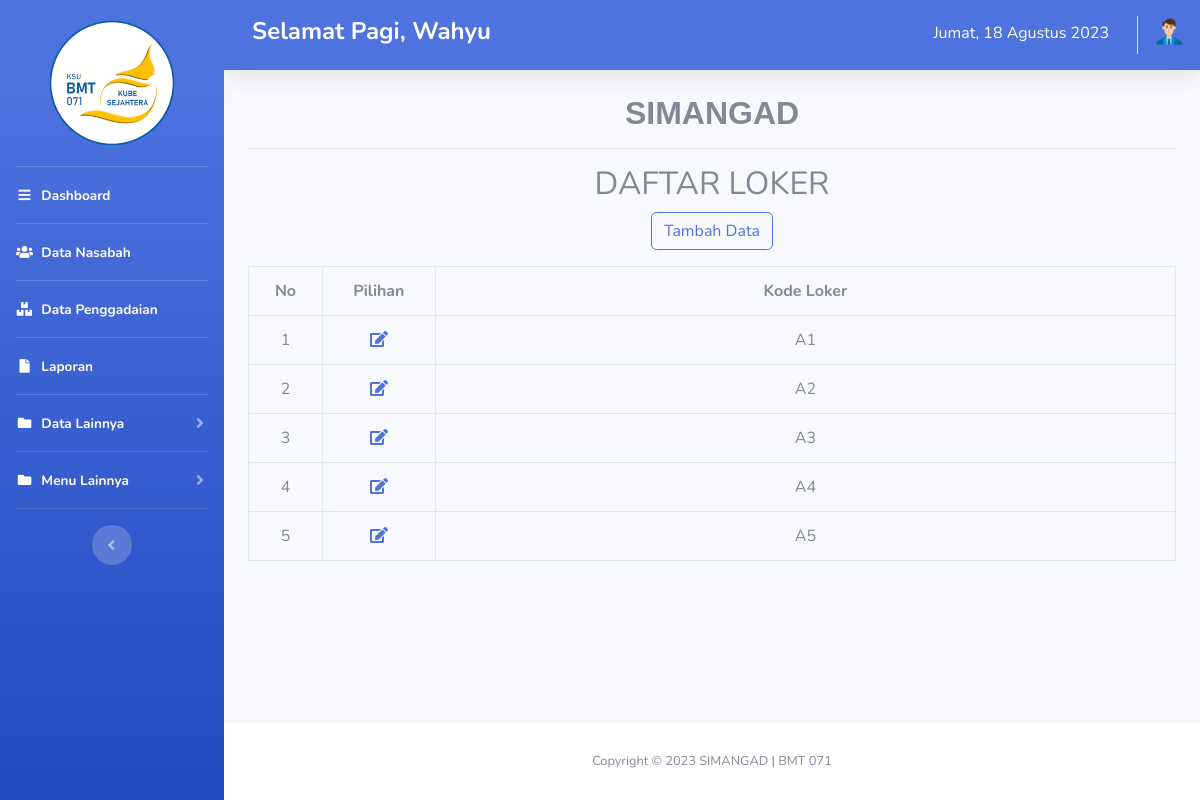
The page /index.php?page=loker (signed in) on the database its author committed.
### tables this page shows
CREATE TABLE `loker` (
  `id_loker` int(11) NOT NULL,
  `kd_loker` varchar(10) NOT NULL
);

### loker_list.php (the view, shortened to what this page needs)
<h2 align="center">DAFTAR LOKER</h2>
<p align="center"><a href="index.php?page=floker" role="button" type="button" class="btn btn-outline-primary">Tambah Data</a></p>
<table border="1" align="center" class="table table-bordered">
	<tr align="center">
		<th>No</th>
		<th>Pilihan</th>
		<th>Kode Loker</th>
	</tr>
	<?php
	if (isset($_POST['filter'])) {
		$cari = $_POST['cari'];
		$result = $dbConn->query("SELECT * FROM loker where id_loker like '%$cari%' or kd_loker like '%$cari%' ");
	} else {
		$result = $dbConn->query("SELECT * FROM loker order by kd_loker asc");
	}
	$counter = 1;
	while ($row = $result->fetch(PDO::FETCH_ASSOC)) {
	?>
		<tr align="center">
			<td width="50px">
				<?php echo $counter++; ?>
			</td>
			<td width="50px">
				<a href="index.php?updateloker=<?php echo $row['id_loker']; ?>">
					<i class="fas fa-fw fa-edit mr-0"></i>
				</a>
			</td>
			<td width="500px">
				<?php echo $row['kd_loker']; ?>
			</td>
		</tr>
	<?php
	}
	?>
</table>

### rows shown on the page
loker: kd_loker "A1"
loker: kd_loker "A2"
loker: kd_loker "A3"
loker: kd_loker "A4"
loker: kd_loker "A5"

### other values the page prints
$_SESSION['admin']['nama_admin'] "Wahyu"
